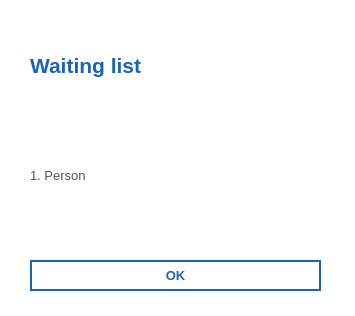
<?xml version="1.0" encoding="UTF-8"?>
<ui version="4.0">
 <class>Dialog</class>
 <widget class="QMainWindow" name="Dialog">
  <property name="geometry">
   <rect>
    <x>0</x>
    <y>0</y>
    <width>355</width>
    <height>316</height>
   </rect>
  </property>
  <property name="windowTitle">
   <string>Dialog</string>
  </property>
  <property name="styleSheet">
   <string notr="true">background-color: rgb(255, 255, 255);</string>
  </property>
  <widget class="QLabel" name="label">
   <property name="enabled">
    <bool>true</bool>
   </property>
   <property name="geometry">
    <rect>
     <x>30</x>
     <y>40</y>
     <width>301</width>
     <height>51</height>
    </rect>
   </property>
   <property name="font">
    <font>
     <pointsize>16</pointsize>
     <weight>75</weight>
     <bold>true</bold>
    </font>
   </property>
   <property name="styleSheet">
    <string notr="true">color: rgb(28, 99, 183);
</string>
   </property>
   <property name="text">
    <string>Waiting list</string>
   </property>
   <property name="wordWrap">
    <bool>true</bool>
   </property>
  </widget>
  <widget class="QLabel" name="message">
   <property name="geometry">
    <rect>
     <x>30</x>
     <y>110</y>
     <width>301</width>
     <height>131</height>
    </rect>
   </property>
   <property name="font">
    <font>
     <pointsize>10</pointsize>
    </font>
   </property>
   <property name="styleSheet">
    <string notr="true">color:rgb(85, 85, 85)</string>
   </property>
   <property name="text">
    <string>1. Person </string>
   </property>
   <property name="textFormat">
    <enum>Qt::AutoText</enum>
   </property>
  </widget>
  <widget class="QPushButton" name="cancel_btn">
   <property name="geometry">
    <rect>
     <x>30</x>
     <y>260</y>
     <width>291</width>
     <height>31</height>
    </rect>
   </property>
   <property name="font">
    <font>
     <pointsize>10</pointsize>
     <weight>75</weight>
     <bold>true</bold>
    </font>
   </property>
   <property name="autoFillBackground">
    <bool>false</bool>
   </property>
   <property name="styleSheet">
    <string notr="true">background-color:   rgb(255, 255, 255);
color:  rgb(28, 99, 183);
border: 2px solid  rgb(28, 99, 183);</string>
   </property>
   <property name="text">
    <string>OK</string>
   </property>
   <property name="checkable">
    <bool>false</bool>
   </property>
   <property name="autoDefault">
    <bool>true</bool>
   </property>
   <property name="default">
    <bool>false</bool>
   </property>
   <property name="flat">
    <bool>false</bool>
   </property>
  </widget>
 </widget>
 <resources/>
 <connections/>
</ui>
